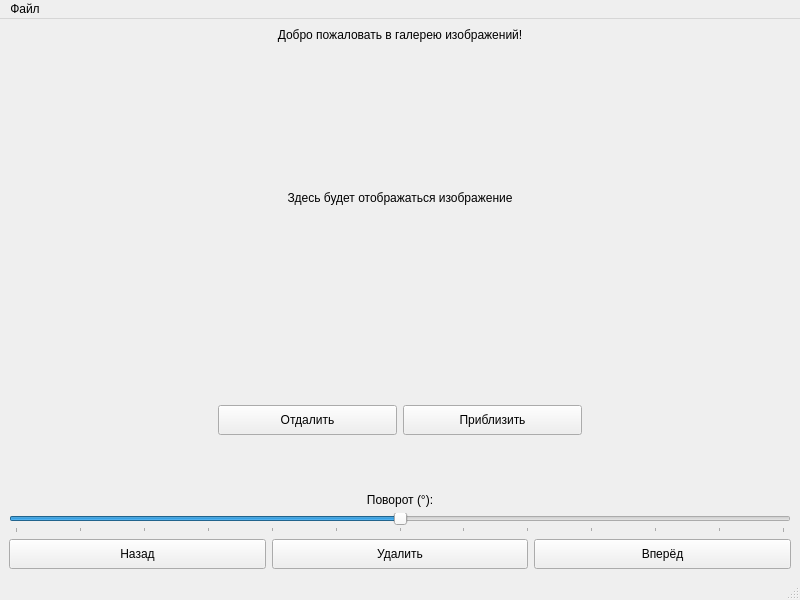
<?xml version="1.0" encoding="UTF-8"?>
<ui version="4.0">
 <class>MainWindow</class>
 <widget class="QMainWindow" name="MainWindow">
  <property name="geometry">
   <rect>
    <x>0</x>
    <y>0</y>
    <width>800</width>
    <height>600</height>
   </rect>
  </property>
  <property name="windowTitle">
   <string>Галерея изображений</string>
  </property>
  <widget class="QWidget" name="centralwidget">
   <layout class="QVBoxLayout" name="verticalLayout">
    <!-- Фиксированная надпись, не изменяет высоту -->
    <item>
     <widget class="QLabel" name="labelWelcome">
      <property name="text">
       <string>Добро пожаловать в галерею изображений!</string>
      </property>
      <property name="alignment">
       <set>Qt::AlignCenter</set>
      </property>
      <property name="minimumHeight">
       <number>25</number>
      </property>
     </widget>
    </item>

    <!-- Метка для изображения -->
    <item>
     <widget class="QLabel" name="labelImage">
      <property name="text">
       <string>Здесь будет отображаться изображение</string>
      </property>
      <property name="scaledContents">
       <bool>false</bool>
      </property>
      <property name="minimumSize">
       <size>
        <width>400</width>
        <height>300</height>
       </size>
      </property>
      <property name="alignment">
       <set>Qt::AlignCenter</set>
      </property>
     </widget>
    </item>

    <!-- Фиксированная панель масштабирования -->
    <item>
     <widget class="QWidget" name="zoomPanel">
      <property name="minimumHeight">
       <number>40</number>
      </property>
      <property name="maximumHeight">
       <number>40</number>
      </property>
      <layout class="QHBoxLayout" name="horizontalLayoutZoom">
       <item>
        <spacer name="horizontalSpacerLeft">
         <property name="sizeHint" stdset="0">
          <size>
           <width>200</width>
           <height>20</height>
          </size>
         </property>
        </spacer>
       </item>
       <item>
        <widget class="QPushButton" name="btnZoomOut">
         <property name="text">
          <string>Отдалить</string>
         </property>
         <property name="minimumSize">
          <size>
           <width>80</width>
           <height>30</height>
          </size>
         </property>
        </widget>
       </item>
       <item>
        <widget class="QPushButton" name="btnZoomIn">
         <property name="text">
          <string>Приблизить</string>
         </property>
         <property name="minimumSize">
          <size>
           <width>80</width>
           <height>30</height>
          </size>
         </property>
        </widget>
       </item>
       <item>
        <spacer name="horizontalSpacerRight">
         <property name="sizeHint" stdset="0">
          <size>
           <width>200</width>
           <height>20</height>
          </size>
         </property>
        </spacer>
       </item>
      </layout>
     </widget>
    </item>

    <!-- Надпись для ползунка поворота -->
    <item>
     <widget class="QLabel" name="labelRotate">
      <property name="text">
       <string>Поворот (°):</string>
      </property>
      <property name="alignment">
       <set>Qt::AlignCenter</set>
      </property>
      <property name="minimumHeight">
       <number>20</number>
      </property>
     </widget>
    </item>

    <!-- Ползунок для поворота -->
    <item>
     <layout class="QHBoxLayout" name="horizontalLayoutRotate">
      <item>
       <widget class="QSlider" name="sliderRotate">
        <property name="orientation">
         <enum>Qt::Horizontal</enum>
        </property>
        <property name="minimum">
         <number>-180</number>
        </property>
        <property name="maximum">
         <number>180</number>
        </property>
        <property name="value">
         <number>0</number>
        </property>
        <property name="tickPosition">
         <enum>QSlider::TicksBelow</enum>
        </property>
        <property name="tickInterval">
         <number>30</number>
        </property>
        <property name="minimumWidth">
         <number>300</number>
        </property>
       </widget>
      </item>
     </layout>
    </item>

    <!-- Панель навигации -->
    <item>
     <layout class="QHBoxLayout" name="horizontalLayoutNav">
      <item>
       <widget class="QPushButton" name="btnPrev">
        <property name="text">
         <string>Назад</string>
        </property>
        <property name="minimumSize">
         <size>
          <width>80</width>
          <height>30</height>
         </size>
        </property>
       </widget>
      </item>
      <item>
       <widget class="QPushButton" name="btnDelete">
        <property name="text">
         <string>Удалить</string>
        </property>
        <property name="minimumSize">
         <size>
          <width>80</width>
          <height>30</height>
         </size>
        </property>
       </widget>
      </item>
      <item>
       <widget class="QPushButton" name="btnNext">
        <property name="text">
         <string>Вперёд</string>
        </property>
        <property name="minimumSize">
         <size>
          <width>80</width>
          <height>30</height>
         </size>
        </property>
       </widget>
      </item>
     </layout>
    </item>
   </layout>
  </widget>

  <!-- Меню -->
  <widget class="QMenuBar" name="menubar">
   <property name="geometry">
    <rect>
     <x>0</x>
     <y>0</y>
     <width>800</width>
     <height>21</height>
    </rect>
   </property>
   <widget class="QMenu" name="menuFile">
    <property name="title">
     <string>Файл</string>
    </property>
    <addaction name="actionOpen"/>
    <addaction name="actionExit"/>
    <addaction name="actionManage"/>
   </widget>
   <addaction name="menuFile"/>
  </widget>

  <widget class="QStatusBar" name="statusbar"/>

  <action name="actionOpen">
   <property name="text">
    <string>Открыть изображение</string>
   </property>
  </action>
  <action name="actionExit">
   <property name="text">
    <string>Выход</string>
   </property>
  </action>
  <action name="actionManage">
   <property name="text">
    <string>Управление списком</string>
   </property>
  </action>
 </widget>
 <resources/>
 <connections/>
</ui>
